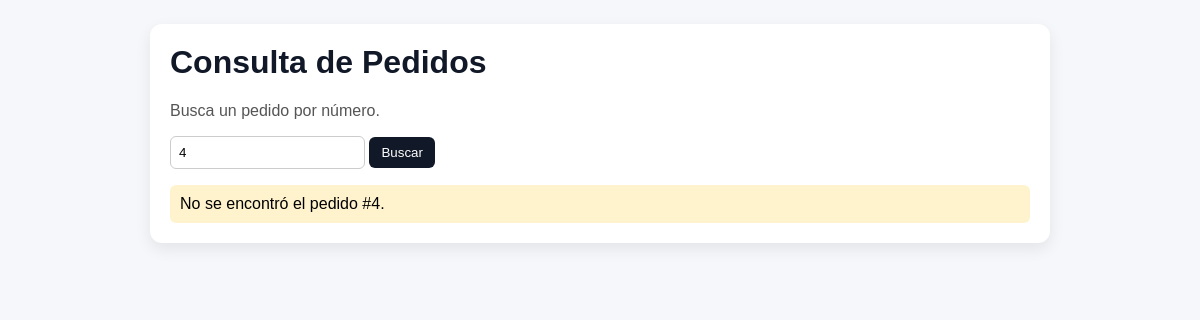
The page /?pedido_id=4 on the database as committed earlier.
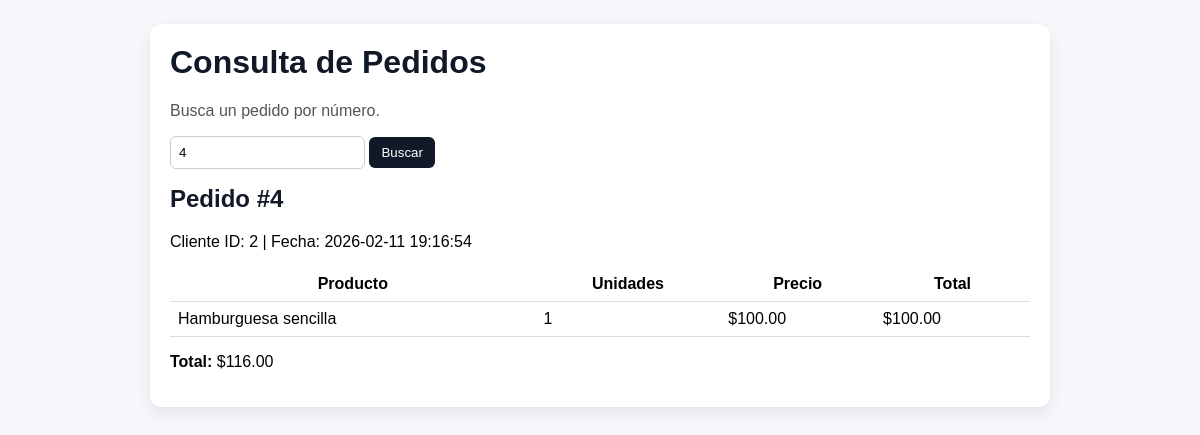
The same page on the database as committed later.
### tables this page shows
CREATE TABLE pedidos (
        id_pedido INTEGER PRIMARY KEY AUTOINCREMENT,
        id_cliente INTEGER NOT NULL,
        fecha TEXT NOT NULL,
        subtotal REAL NOT NULL,
        iva REAL NOT NULL,
        total REAL NOT NULL,
        FOREIGN KEY (id_cliente) REFERENCES clientes(id_cliente)
    );

CREATE TABLE pedido_items (
        id_pedido_item INTEGER PRIMARY KEY AUTOINCREMENT,
        id_pedido INTEGER NOT NULL,
        id_item INTEGER NOT NULL,
        nombre TEXT NOT NULL,
        precio REAL NOT NULL,
        unidades INTEGER NOT NULL,
        total_linea REAL NOT NULL,
        FOREIGN KEY (id_pedido) REFERENCES pedidos(id_pedido),
        FOREIGN KEY (id_item) REFERENCES menu(id_item)
    );

### app.py (the view)
@app.route("/", methods=["GET"])
def home():
    pedido_id = request.args.get("pedido_id", "").strip()
    resultado = None
    error = None
    if pedido_id:
        if not pedido_id.isdigit():
            error = "El número de pedido debe ser un entero (ej. 1, 2, 3)."
        else:
            data = PedidosManager().obtener_pedido(int(pedido_id))
            if not data:
                error = f"No se encontró el pedido #{pedido_id}."
            else:
                resultado = data
    return render_template("pedidos.html", pedido_id=pedido_id, resultado=resultado, error=error)

### db.py (called while the page is built)
def get_connection():
    conn = sqlite3.connect(DB_NAME)
    conn.row_factory = sqlite3.Row
    return conn

### pedidos.py (called while the page is built)
    def obtener_pedido(self, id_pedido):
        with get_connection() as conn:
            cur = conn.cursor()
            cur.execute("SELECT * FROM pedidos WHERE id_pedido = ?;", (int(id_pedido),))
            pedido = cur.fetchone()
            if not pedido:
                return None
            cur.execute(
                "SELECT * FROM pedido_items WHERE id_pedido = ? ORDER BY id_pedido_item;",
                (int(id_pedido),)
            )
            items = cur.fetchall()
        return {
            "pedido": dict(pedido),
            "items": [dict(i) for i in items]
        }

### templates/pedidos.html (shortened to what this page needs)
<!DOCTYPE html>
<html lang="es">
<head>
  <link rel="stylesheet" href="{{ url_for('static', filename='styles.css') }}">
</head>
<body>
  <div class="wrap">
    <div class="card">
      <h1>Consulta de Pedidos</h1>
      <p class="sub">Busca un pedido por número.</p>
      <form method="GET">
        <input
          type="text"
          name="pedido_id"
          placeholder="Ej. 1"
          value="{{ pedido_id }}"
          aria-label="Número de pedido"
        >
        <button type="submit">Buscar</button>
      </form>
      {% if error %}
        <div class="alert">{{ error }}</div>
      {% endif %}
      {% if resultado %}
        {% set p = resultado["pedido"] %}
        {% set items = resultado["items"] %}
        <h2>Pedido #{{ p["id_pedido"] }}</h2>
        <p>Cliente ID: {{ p["id_cliente"] }} | Fecha: {{ p["fecha"] }}</p>
        <table>
          <thead>
            <tr>
              <th>Producto</th>
              <th>Unidades</th>
              <th>Precio</th>
              <th>Total</th>
            </tr>
          </thead>
          <tbody>
            {% for it in items %}
              <tr>
                <td>{{ it["nombre"] }}</td>
                <td>{{ it["unidades"] }}</td>
                <td>${{ "%.2f"|format(it["precio"]) }}</td>
                <td>${{ "%.2f"|format(it["total_linea"]) }}</td>
              </tr>
            {% endfor %}
          </tbody>
        </table>
        <p><strong>Total:</strong> ${{ "%.2f"|format(p["total"]) }}</p>
      {% endif %}
    </div>
  </div>
</body>
</html>

Rows that differ between the two databases and show on the page:
added pedidos: id_pedido "4", id_cliente "2", fecha "2026-02-11 19:16:54", total "116.00"
added pedido_items: nombre "Hamburguesa sencilla", unidades "1", precio "100.00", total_linea "100.00"
Other text that changed with them:
{{ error }}: "No se encontró el pedido #4." → (not shown)
text now shown: "Pedido # Cliente ID: | Fecha: Producto Unidades Precio Total Total: $"
